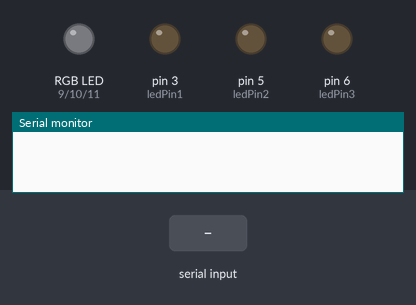
The sketch below on a simulated Arduino Uno, built with avr-gcc and run on an emulated ATmega328P. Shown: an RGB LED mixed from three pins (HIGH = lit), output pins drawn as LEDs (lit = HIGH), the last lines printed to the serial monitor. The test bench sets the inputs (shaded band). Dim RGB values are drawn brighter than linear; random numbers use the default seed unless the sketch sets one.

Above: at 1.2 s.
1.3 s: "r90\n" received over Serial
At 2.6 s:
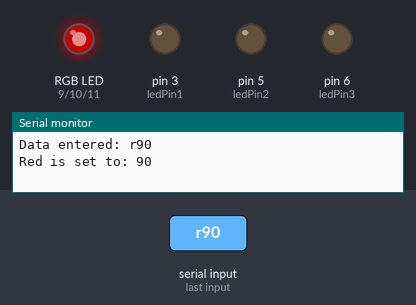
2.9 s: "g90\n" received over Serial
At 3.9 s:
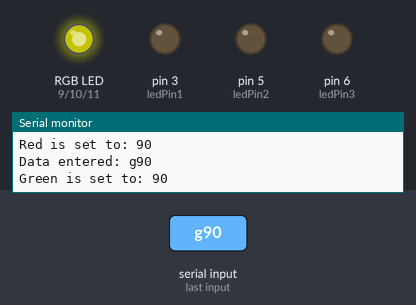
4.5 s: "r,45\n" received over Serial
At 5.1 s:
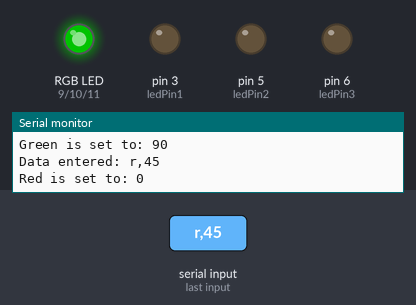
6.1 s: "b90\n" received over Serial
At 7.4 s:
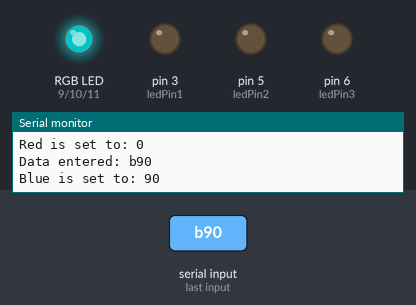
7.7 s: "R90\n" received over Serial
At 8.8 s:
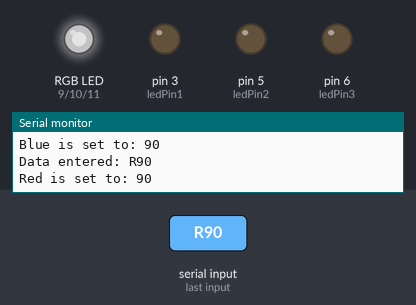
9.3 s: "g,45\n" received over Serial
At 10.0 s:
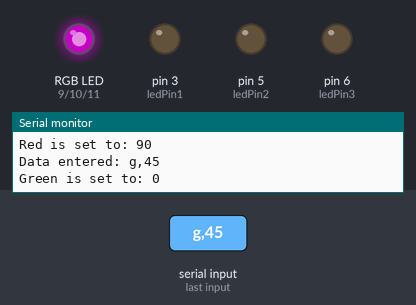
Timing chart, 0 to 11.9 s (numbered marks = the images above; inputs shaded):
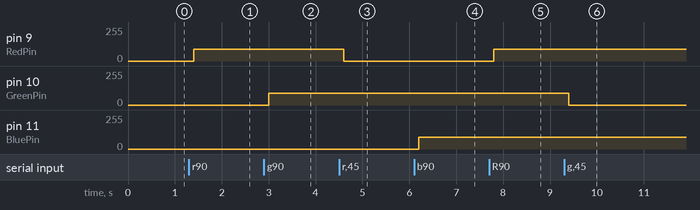

The sketch:

rgb.ino
```cpp
char buffer[18];
int ledPin1 = 3;
int ledPin2 = 5;
int ledPin3 = 6;

int sinval;
float RGB1[3];
float RGB2[3];
float INC[3];
char valorteclado;
int red, green, blue;
int RedPin = 9;
int GreenPin = 10;
int BluePin = 11;

void setup() {
  // put your setup code here, to run once:
  Serial.begin(9600);
  while(Serial.available())
  Serial.read();
  randomSeed(analogRead(0));
  pinMode(ledPin1, OUTPUT);
  pinMode(ledPin2, OUTPUT);
  pinMode(ledPin3, OUTPUT);
  pinMode(RedPin, OUTPUT);
  pinMode(GreenPin, OUTPUT);
  pinMode(BluePin, OUTPUT);
  RGB1[0] = 0;
  RGB1[1] = 0;
  RGB1[2] = 0;

  RGB2[0] = random(256);
  RGB2[1] = random(256);
  RGB2[2] = random(256);

}

void aleatorio()
{
  randomSeed(analogRead(0));
  for (int x=0; x<3; x++) {
  INC[x] = (RGB1[x] - RGB2[x]) / 256; }
  for (int x=0; x<256; x++) {
  red = int(RGB1[0]);
  green = int(RGB1[1]);
  blue = int(RGB1[2]);
  analogWrite (RedPin, red);
  analogWrite (GreenPin, green);
  analogWrite (BluePin, blue);
  delay(100);
  RGB1[0] -= INC[0];
  RGB1[1] -= INC[1];
  RGB1[2] -= INC[2];
  }
  for (int x=0; x<3; x++) {
  RGB2[x] = random(556)-300;
  RGB2[x] = constrain(RGB2[x], 0, 255);
  delay(1000);
  }
}

void teclado()
{
  if (Serial.available() > 0) {
int index=0;
delay(100); // let the buffer fill up
int numChar = Serial.available();
if (numChar>15) {
numChar=15;
}

  while (numChar--) {
buffer[index++] = Serial.read();
}
splitString(buffer);
}
}

void splitString(char* data) {
Serial.print("Data entered: ");
Serial.println(data);
char* parameter;
parameter = strtok (data, " ,"); // Note that this is a space before the comma in " , "
while (parameter != NULL) {
setLED(parameter);
parameter = strtok (NULL, " ,"); // space before the comma in " , "
}
// Clear the text and serial buffers
for (int x=0; x<16; x++) {
buffer[x]='\0';
}
while(Serial.available())
Serial.read();}
void setLED(char* data) {
if ((data[0] == 'r') || (data[0] == 'R')) {
int Ans = strtol(data+1, NULL, 10);
Ans = constrain(Ans,0,255);
analogWrite(RedPin, Ans);
Serial.print("Red is set to: ");
Serial.println(Ans);
}
if ((data[0] == 'g') || (data[0] == 'G')) {
int Ans = strtol(data+1, NULL, 10);
Ans = constrain(Ans,0,255);
analogWrite(GreenPin, Ans);
Serial.print("Green is set to: ");
Serial.println(Ans);
}
if ((data[0] == 'b') || (data[0] == 'B')) {
int Ans = strtol(data+1, NULL, 10);
Ans = constrain(Ans,0,255);
analogWrite(BluePin, Ans);
Serial.print("Blue is set to: ");
Serial.println(Ans);
}
}

void fuego()
{
  analogWrite(ledPin1, random(120)+135);
  analogWrite(ledPin2, random(120)+135);
  analogWrite(ledPin3, random(120)+135);
  delay(random(100));
}
void loop() {
  //fuego();
  //aleatorio();
  teclado();
}
```

Measured:
- after the input at 1.3 s, pin 9 (RedPin): 0/255 → 90/255 after 0.10 s
- after the input at 2.9 s, pin 10 (GreenPin): 0/255 → 90/255 after 0.10 s
- after the input at 4.5 s, pin 9 (RedPin): 90/255 → 0/255 after 0.10 s
- after the input at 6.1 s, pin 11 (BluePin): 0/255 → 90/255 after 0.10 s
- after the input at 7.7 s, pin 9 (RedPin): 0/255 → 90/255 after 0.10 s
- after the input at 9.3 s, pin 10 (GreenPin): 90/255 → 0/255 after 0.10 s
